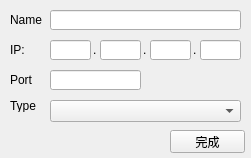
<?xml version="1.0" encoding="UTF-8"?>
<ui version="4.0">
 <class>snapMarketDataSourceCfg</class>
 <widget class="QWidget" name="snapMarketDataSourceCfg">
  <property name="geometry">
   <rect>
    <x>0</x>
    <y>0</y>
    <width>251</width>
    <height>158</height>
   </rect>
  </property>
  <property name="windowTitle">
   <string>snapMarketDataSourceCfg</string>
  </property>
  <widget class="QLabel" name="label_ip">
   <property name="geometry">
    <rect>
     <x>10</x>
     <y>40</y>
     <width>31</width>
     <height>20</height>
    </rect>
   </property>
   <property name="text">
    <string>IP:</string>
   </property>
  </widget>
  <widget class="QLineEdit" name="lineEdit_ip0">
   <property name="geometry">
    <rect>
     <x>50</x>
     <y>40</y>
     <width>41</width>
     <height>20</height>
    </rect>
   </property>
  </widget>
  <widget class="QLabel" name="label_port">
   <property name="geometry">
    <rect>
     <x>10</x>
     <y>70</y>
     <width>54</width>
     <height>20</height>
    </rect>
   </property>
   <property name="text">
    <string>Port</string>
   </property>
  </widget>
  <widget class="QLineEdit" name="lineEdit_port">
   <property name="geometry">
    <rect>
     <x>50</x>
     <y>70</y>
     <width>91</width>
     <height>20</height>
    </rect>
   </property>
  </widget>
  <widget class="QLabel" name="label_type">
   <property name="geometry">
    <rect>
     <x>10</x>
     <y>100</y>
     <width>54</width>
     <height>12</height>
    </rect>
   </property>
   <property name="text">
    <string>Type</string>
   </property>
  </widget>
  <widget class="QComboBox" name="comboBox_type">
   <property name="geometry">
    <rect>
     <x>50</x>
     <y>100</y>
     <width>191</width>
     <height>22</height>
    </rect>
   </property>
  </widget>
  <widget class="QLabel" name="label_name">
   <property name="geometry">
    <rect>
     <x>10</x>
     <y>10</y>
     <width>54</width>
     <height>20</height>
    </rect>
   </property>
   <property name="text">
    <string>Name</string>
   </property>
  </widget>
  <widget class="QLineEdit" name="lineEdit_name">
   <property name="geometry">
    <rect>
     <x>50</x>
     <y>10</y>
     <width>191</width>
     <height>20</height>
    </rect>
   </property>
  </widget>
  <widget class="QLineEdit" name="lineEdit_ip1">
   <property name="geometry">
    <rect>
     <x>100</x>
     <y>40</y>
     <width>41</width>
     <height>20</height>
    </rect>
   </property>
  </widget>
  <widget class="QLineEdit" name="lineEdit_ip2">
   <property name="geometry">
    <rect>
     <x>150</x>
     <y>40</y>
     <width>41</width>
     <height>20</height>
    </rect>
   </property>
  </widget>
  <widget class="QLineEdit" name="lineEdit_ip3">
   <property name="geometry">
    <rect>
     <x>200</x>
     <y>40</y>
     <width>41</width>
     <height>20</height>
    </rect>
   </property>
  </widget>
  <widget class="QLabel" name="label_ip0">
   <property name="geometry">
    <rect>
     <x>93</x>
     <y>40</y>
     <width>16</width>
     <height>20</height>
    </rect>
   </property>
   <property name="text">
    <string>.</string>
   </property>
  </widget>
  <widget class="QLabel" name="label_ip1">
   <property name="geometry">
    <rect>
     <x>143</x>
     <y>40</y>
     <width>16</width>
     <height>20</height>
    </rect>
   </property>
   <property name="text">
    <string>.</string>
   </property>
  </widget>
  <widget class="QLabel" name="label_ip2">
   <property name="geometry">
    <rect>
     <x>193</x>
     <y>40</y>
     <width>16</width>
     <height>20</height>
    </rect>
   </property>
   <property name="text">
    <string>.</string>
   </property>
  </widget>
  <widget class="QPushButton" name="pushButton_edit">
   <property name="geometry">
    <rect>
     <x>170</x>
     <y>130</y>
     <width>75</width>
     <height>23</height>
    </rect>
   </property>
   <property name="text">
    <string>完成</string>
   </property>
  </widget>
 </widget>
 <resources/>
 <connections/>
</ui>
